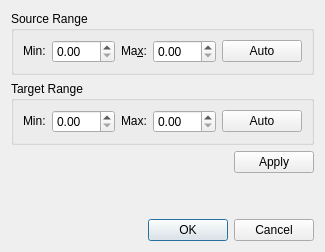
<?xml version="1.0" encoding="UTF-8"?>
<ui version="4.0">
 <class>LinearRangeMappingDialog</class>
 <widget class="QDialog" name="LinearRangeMappingDialog">
  <property name="geometry">
   <rect>
    <x>0</x>
    <y>0</y>
    <width>325</width>
    <height>252</height>
   </rect>
  </property>
  <property name="windowTitle">
   <string>Dialog</string>
  </property>
  <layout class="QVBoxLayout" name="verticalLayout">
   <item>
    <widget class="QGroupBox" name="sourceRangeGroupBox">
     <property name="title">
      <string>Source Range</string>
     </property>
     <layout class="QHBoxLayout" name="horizontalLayout">
      <item>
       <widget class="QLabel" name="oldMinLabel">
        <property name="sizePolicy">
         <sizepolicy hsizetype="Fixed" vsizetype="Fixed">
          <horstretch>0</horstretch>
          <verstretch>0</verstretch>
         </sizepolicy>
        </property>
        <property name="text">
         <string>Min:</string>
        </property>
        <property name="buddy">
         <cstring>oldRangeMinSpinBox</cstring>
        </property>
       </widget>
      </item>
      <item>
       <widget class="QDoubleSpinBox" name="oldRangeMinSpinBox">
        <property name="mouseTracking">
         <bool>true</bool>
        </property>
       </widget>
      </item>
      <item>
       <widget class="QLabel" name="oldMaxLabel">
        <property name="sizePolicy">
         <sizepolicy hsizetype="Fixed" vsizetype="Fixed">
          <horstretch>0</horstretch>
          <verstretch>0</verstretch>
         </sizepolicy>
        </property>
        <property name="text">
         <string>Ma&amp;x:</string>
        </property>
        <property name="buddy">
         <cstring>oldRangeMaxSpinBox</cstring>
        </property>
       </widget>
      </item>
      <item>
       <widget class="QDoubleSpinBox" name="oldRangeMaxSpinBox">
        <property name="mouseTracking">
         <bool>true</bool>
        </property>
       </widget>
      </item>
      <item>
       <widget class="QPushButton" name="autoOldRangeButton">
        <property name="text">
         <string>Auto</string>
        </property>
       </widget>
      </item>
     </layout>
    </widget>
   </item>
   <item>
    <widget class="QGroupBox" name="targetRangeGroupBox">
     <property name="title">
      <string>Target Range</string>
     </property>
     <layout class="QHBoxLayout" name="horizontalLayout_2">
      <item>
       <widget class="QLabel" name="newMinLabel">
        <property name="sizePolicy">
         <sizepolicy hsizetype="Fixed" vsizetype="Fixed">
          <horstretch>0</horstretch>
          <verstretch>0</verstretch>
         </sizepolicy>
        </property>
        <property name="text">
         <string>Min:</string>
        </property>
        <property name="buddy">
         <cstring>newRangeMinSpinBox</cstring>
        </property>
       </widget>
      </item>
      <item>
       <widget class="QDoubleSpinBox" name="newRangeMinSpinBox">
        <property name="mouseTracking">
         <bool>true</bool>
        </property>
       </widget>
      </item>
      <item>
       <widget class="QLabel" name="newMaxLabel">
        <property name="sizePolicy">
         <sizepolicy hsizetype="Fixed" vsizetype="Fixed">
          <horstretch>0</horstretch>
          <verstretch>0</verstretch>
         </sizepolicy>
        </property>
        <property name="text">
         <string>Max:</string>
        </property>
        <property name="buddy">
         <cstring>newRangeMaxSpinBox</cstring>
        </property>
       </widget>
      </item>
      <item>
       <widget class="QDoubleSpinBox" name="newRangeMaxSpinBox">
        <property name="mouseTracking">
         <bool>true</bool>
        </property>
       </widget>
      </item>
      <item>
       <widget class="QPushButton" name="autoNewRangeButton">
        <property name="text">
         <string>Auto</string>
        </property>
       </widget>
      </item>
     </layout>
    </widget>
   </item>
   <item>
    <layout class="QHBoxLayout" name="horizontalLayout_3">
     <item>
      <spacer name="horizontalSpacer_2">
       <property name="orientation">
        <enum>Qt::Horizontal</enum>
       </property>
       <property name="sizeHint" stdset="0">
        <size>
         <width>40</width>
         <height>20</height>
        </size>
       </property>
      </spacer>
     </item>
     <item>
      <widget class="QPushButton" name="applyPushButton">
       <property name="toolTip">
        <string>Apply transform to data</string>
       </property>
       <property name="text">
        <string>Apply</string>
       </property>
      </widget>
     </item>
    </layout>
   </item>
   <item>
    <spacer name="verticalSpacer_2">
     <property name="orientation">
      <enum>Qt::Vertical</enum>
     </property>
     <property name="sizeHint" stdset="0">
      <size>
       <width>20</width>
       <height>1</height>
      </size>
     </property>
    </spacer>
   </item>
   <item>
    <widget class="QDialogButtonBox" name="buttonBox">
     <property name="orientation">
      <enum>Qt::Horizontal</enum>
     </property>
     <property name="standardButtons">
      <set>QDialogButtonBox::Cancel|QDialogButtonBox::Ok</set>
     </property>
    </widget>
   </item>
  </layout>
 </widget>
 <resources/>
 <connections>
  <connection>
   <sender>buttonBox</sender>
   <signal>accepted()</signal>
   <receiver>LinearRangeMappingDialog</receiver>
   <slot>accept()</slot>
   <hints>
    <hint type="sourcelabel">
     <x>248</x>
     <y>254</y>
    </hint>
    <hint type="destinationlabel">
     <x>157</x>
     <y>274</y>
    </hint>
   </hints>
  </connection>
  <connection>
   <sender>buttonBox</sender>
   <signal>rejected()</signal>
   <receiver>LinearRangeMappingDialog</receiver>
   <slot>reject()</slot>
   <hints>
    <hint type="sourcelabel">
     <x>316</x>
     <y>260</y>
    </hint>
    <hint type="destinationlabel">
     <x>286</x>
     <y>274</y>
    </hint>
   </hints>
  </connection>
 </connections>
</ui>
